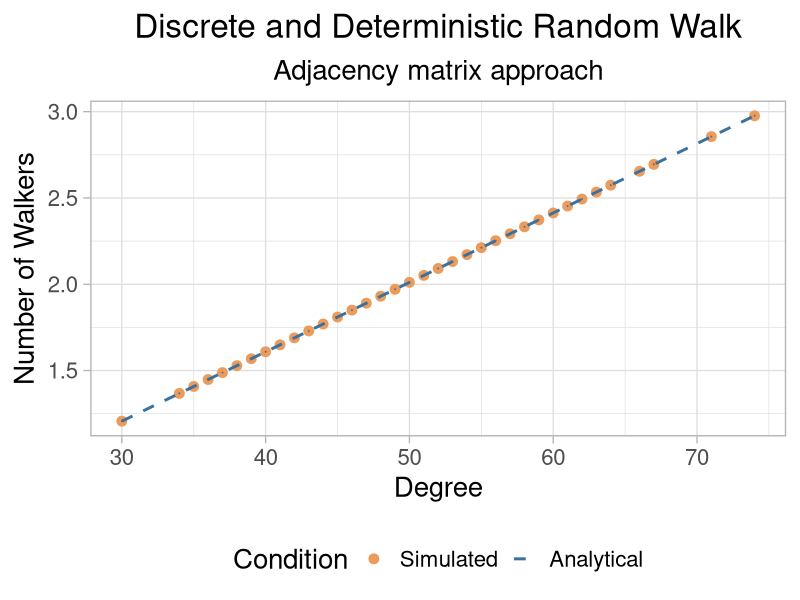
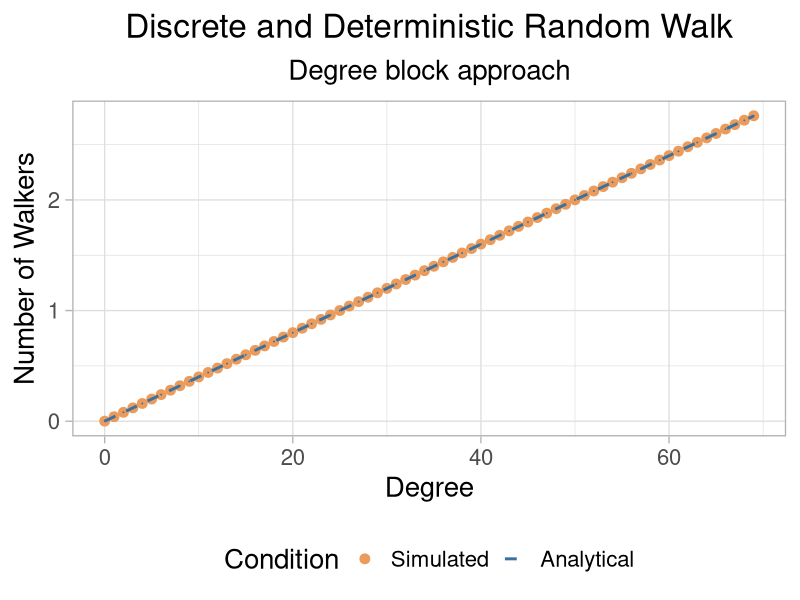

The R source for these figures, in order: (Note: a time limit stopped this script after it produced the figures.)
## ---- chunk 1
#load packages
library(igraph)
library(ggplot2)
library(scales)
library(tidyverse)
## ---- chunk 2
#Input is initial vector of walkers per node, diffusion rate, adjacency matrix and max number of iterations

#Output is dataframe with the evolution of number of walkers per node with time
RW_adj <- function(vec, r, A, Tmax)
{
  k <- rowSums(A) #degree of nodes
  
  mat <- matrix(NA, nrow = Tmax, ncol = ncol(A)) #track walkers through all time
  mat[1,] <- vec #initialize matrix with initial Wvec
  
  for(t in 1:(Tmax-1))
  {
    for(i in 1:nrow(A))
    {
      x <- numeric(nrow(A))
      
      for(j in 1:length(x))
      {
        x[j] <- A[i,j]*mat[t,j]/k[j]
      }
      
      mat[t+1,i] <- (1-r)*mat[t,i] + r*sum(x) 
    }
  }
  
  df <- cbind(c(1:Tmax), as.data.frame(mat))
  colnames(df) <- c("Time", as.character(c(1:N)))
  
  return(df)
}
## ---- chunk 3
N <- 500 #Network size
p <- 0.1 #Probability of connections 
W <- 2*N #Number of walkers
r <- 0.5 #Diffusion rate
Tmax <- 100 #Time to run random walk

g <- erdos.renyi.game(N, p) #generate network
A <- as.matrix(as_adjacency_matrix(g)) #extract adjacency matrix

Wvec <- numeric(N) #vector with number of walkers per node 

#assign walkers to all nodes randomly
for(i in 1:W)
{
  j <- sample(c(1:N), 1)
  Wvec[j] <- Wvec[j]+1 
}
## ---- chunk 4
W_df <- RW_adj(Wvec, r, A, Tmax) #simulate the network

kvec <- degree(g) #degrees of all nodes
W_k <- data.frame("degree" = kvec,
                  "W_sim" = unlist(W_df[Tmax,-1]),
                  "W_anl" = W*kvec/sum(kvec))

W_k_agg <- aggregate.data.frame(W_k[,c("W_sim", "W_anl")], by = list(W_k$degree), FUN = "mean")

colnames(W_k_agg) <- c("degree", "Simulated", "Analytical")
df_plot <- reshape2::melt(W_k_agg, id.vars = c("degree"), variable.name = "Condition", value.name = "Num_walkers")

#Visualize
ggplot(df_plot, aes(x=degree, y = Num_walkers, size = Condition, 
                    color = Condition, linewidth = Condition))+
  theme_light(base_size = 20)+
  geom_point()+
  geom_line(linetype = "dashed")+
  scale_color_manual(values = c("#eb9c5c", "#3b719f"))+
  scale_size_manual(values = c(3, 0))+
  scale_linewidth_manual(values = c(0, 1))+
  labs(x = "Degree", y= "Number of Walkers",
       title = "Discrete and Deterministic Random Walk",
       subtitle = "Adjacency matrix approach")+
  theme(plot.title = element_text(hjust = 0.5),
        plot.subtitle = element_text(hjust = 0.5),
        legend.position = "bottom")

## ---- chunk 5
#Input is the initial vector of walkers per node of degree k, diffusion rate r, 
#degrees distribution, network size, max number of iterations 

#Output is the evolution of the number of walkers per node with degree k (W_k(t)) with time
RW_Pk <- function(vec, r, P, N, Tmax)
{
  nk <- length(P)
  mat <- matrix(NA, nrow = Tmax, ncol = nk) #track walkers through all time
  mat[1,] <- vec #initialize matrix with initial Wvec
  
  W_av <- sum(vec)/N #average number of walkers per node
  k_av <- sum(c(0:(nk-1))*P)
  
  for(t in 1:(Tmax-1))
  {
    for(i in 1:nk)
    {
      
      mat[t+1,i] <- (1-r)*mat[t,i] + r*(i-1)*W_av/k_av
    }
  }
  
  df <- cbind(c(1:Tmax), as.data.frame(mat))
  colnames(df) <- c("Time", as.character(c(0:(nk-1))))
  
  return(df)
}
## ---- chunk 6
N <- 500 #Network size
p <- 0.1 #Probability of connections 
W <- 2*N #Number of walkers
r <- 0.5 #Diffusion rate
Tmax <- 100 #Time to run random walk

g <- erdos.renyi.game(N, p) #generate network

P <- degree_distribution(g) #extract adjacency matrix
nk <- length(P)
kvec <- c(0:(nk-1)) #all the possible degrees

Wvec <- numeric(nk) #vector with number of walkers per node of degree k

#assign walkers to all nodes randomly
for(i in 1:W)
{
  j <- sample(c(1:length(Wvec)), 1)
  
  if(j==0)
  {
    j <- j+1
  }

  Wvec[j] <- Wvec[j]+1 
}
## ---- chunk 7
W_df <- RW_Pk(Wvec, r, P, N, Tmax) #simulate the network

W_k <- data.frame("degree" = kvec,
                  "Simulated" = unlist(W_df[Tmax,-1]),
                  "Analytical" = kvec*W/(p*N**2))


df_plot <- reshape2::melt(W_k, id.vars = c("degree"), variable.name = "Condition", value.name = "Num_walkers")

#Visualize
ggplot(df_plot, aes(x=degree, y = Num_walkers, size = Condition, 
                    color = Condition, linewidth = Condition))+
  theme_light(base_size = 20)+
  geom_point()+
  geom_line(linetype = "dashed")+
  scale_color_manual(values = c("#eb9c5c", "#3b719f"))+
  scale_size_manual(values = c(3, 0))+
  scale_linewidth_manual(values = c(0, 1))+
  labs(x = "Degree", y= "Number of Walkers",
       title = "Discrete and Deterministic Random Walk",
       subtitle = "Degree block approach")+
  theme(plot.title = element_text(hjust = 0.5),
        plot.subtitle = element_text(hjust = 0.5),
        legend.position = "bottom")
## ---- chunk 8
RW_stoch <- function(vec, g, r, Tmax)
{
  N <- length(V(g)) #size of the network
  
  mat <- matrix(NA, nrow = Tmax, ncol = N) #track walkers through all time
  mat[1,] <- vec #initialize matrix with initial Wvec
  
  for(t in 1:Tmax)
  {
    i <- sample(c(1:N),1) #choose focal node i
    
    if(vec[i]>0)
    {
      #iterate over walkers
      for(w in 1:vec[i])
      {
        move <- rbinom(1,1,r) #choose if it will move
        
        if(move==1)
        {
          nbr <- neighbors(g, i) 
          j <- sample(nbr, 1) #choose neighbor
          
          vec[i] <- vec[i] - 1 #move from i
          vec[j] <- vec[j] + 1 #move to j
        }
      }
    }
    
    mat[t,] <- vec #update matrix of walkers
  }
    
  df <- cbind(c(1:Tmax), as.data.frame(mat))
  colnames(df) <- c("Time", as.character(c(1:N)))
  
  return(df)
}
## ---- chunk 9
N <- 100 #Network size
p <- 0.1 #Probability of connections 
W <- 2*N #Number of walkers
r <- 0.5 #Diffusion rate
Tmax <- 10000 #Time to run random walk

g <- erdos.renyi.game(N, p) #generate network

Wvec <- numeric(N) #vector with number of walkers per node

#assign walkers to all nodes randomly
for(i in 1:W)
{
  j <- sample(c(1:length(Wvec)), 1)
  
  if(j==0)
  {
    j <- j+1
  }

  Wvec[j] <- Wvec[j]+1 
}
## ---- chunk 10
n_iter <- 100

W_iter <- data.frame()

#conduct multiple iterations
for(iter in 1:n_iter)
{
  df_iter <- RW_stoch(Wvec, g, r, Tmax) #conduct simulation
  
  kvec <- degree(g) #degrees of all nodes
  W_k <- data.frame("degree" = kvec,
                  "W_sim" = unlist(df_iter[Tmax,-1]))

  W_k_agg <- aggregate.data.frame(W_k[,c("W_sim")], by = list(W_k$degree), FUN =
                                    "mean") #aggregate by degree
  
  W_k_agg <- cbind(W_k_agg, rep(iter, nrow(W_k_agg)))
  W_iter <- rbind(W_iter, W_k_agg)
}

colnames(W_iter) <- c("degree", "walkers", "iteration")

#Show summary statistics over the ensemble
#aggregate mean over all trials
df_agg <- aggregate(W_iter$walkers, by = list(W_iter$degree), FUN = "mean")

#aggregate standard error over all trials (standard deviation/sqrt(N))
df_agg$se <- aggregate(W_iter$walkers, by = list(W_iter$degree), FUN = "sd")$x/sqrt(n_iter)

df_agg$Analytical <- df_agg$Group.1*W/sum(degree(g))

colnames(df_agg) <- c("degree", "Mean_walkers", "Se_walkers", "Analytical")

## ---- chunk 11
ggplot()+
  stat_smooth(data = W_iter, aes(x = degree, y = walkers), 
              color = "#eb9c5c", fill = "#eb9c5c55")+
  geom_line(data = df_agg, aes(x = degree, y = Analytical), color = "#3b719f",
            linetype = "dashed", linewidth = 1.5)+
  theme_light(base_size = 20)+
  labs(x = "Degree", y= "Number of Walkers",
       title = "Discrete and Stochastic Random Walk",
       subtitle = "Adjacency matrix approach")+
  theme(plot.title = element_text(hjust = 0.5),
        plot.subtitle = element_text(hjust = 0.5),
        legend.position = "bottom")
  
